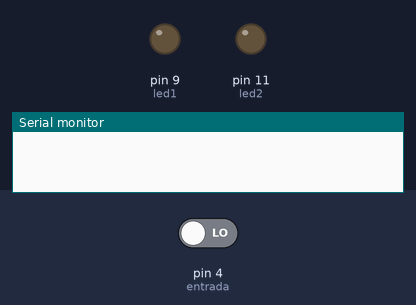
The sketch below on a simulated Arduino Uno, built with avr-gcc and run on an emulated ATmega328P. Parts: output pins drawn as LEDs (lit = HIGH), the last lines printed to the serial monitor. Dashed ring = blinking. The test bench sets the inputs (shaded band); at power-on: pin 4 (entrada) LOW.

Above: at 1.2 s.
1.3 s: pin 4 (entrada) driven HIGH
At 2.15 s:
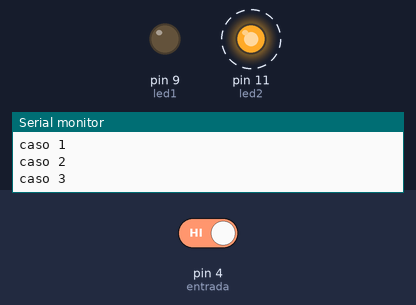
At 3.25 s:
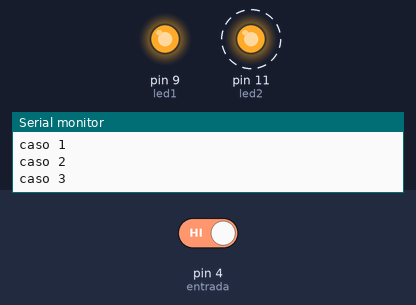
4.3 s: pin 4 (entrada) driven LOW
At 5.6 s:
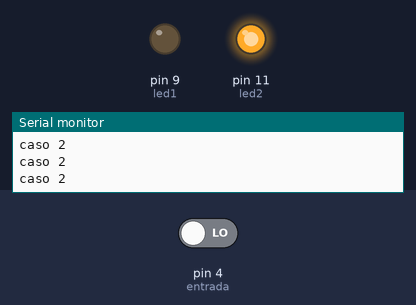
Timing chart, 0 to 7.3 s (numbered marks = the images above; inputs shaded):
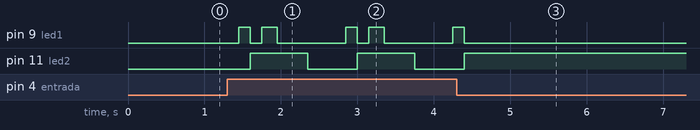

Measured:
- after the input at 1.3 s, pin 9 (led1): LOW → HIGH after 0.15 s, → LOW 0.15 s later, → HIGH 0.15 s later, → LOW 0.20 s later, … (9 changes in this stretch); pin 11 (led2): alternates HIGH for 0.75 s and LOW for 0.65 s, starting after 0.30 s
- after the input at 4.3 s, pin 9 (led1): goes on until 4.4 s, then stays LOW; pin 11 (led2): goes on until 4.4 s, then stays HIGH

The sketch:

parcial.ino
```cpp
int entrada=4;
int led1=9;
int led2=11;
int veces=0;
int x=0;

void setup()
{
pinMode(entrada,INPUT);
pinMode(led1,OUTPUT);
pinMode(led2,OUTPUT);
Serial.begin(9600);

}

void loop(){


x= digitalRead(entrada);


if(x==HIGH){

  delay(150);
  veces=veces+1;
}


switch(veces){

case 1:

Serial.println("caso 1");
digitalWrite(led1,HIGH);
x=LOW;

break;


case 2:

Serial.println("caso 2");
digitalWrite(led2,HIGH);
digitalWrite(led1,LOW);
 x=LOW;
break;


case 3:


       Serial.println("caso 3");
      digitalWrite(led1,HIGH);
      delay(200);
      digitalWrite(led1,LOW);
      delay(200);
      digitalWrite(led2,HIGH);
        delay(200);
      digitalWrite(led2,LOW);
        delay(200);
   x=LOW;


break;

case 4:
       Serial.println("caso 4");

      digitalWrite(led1,LOW);
      digitalWrite(led2,LOW);
      veces=0;
      x=LOW;


break;


  }


}
```
